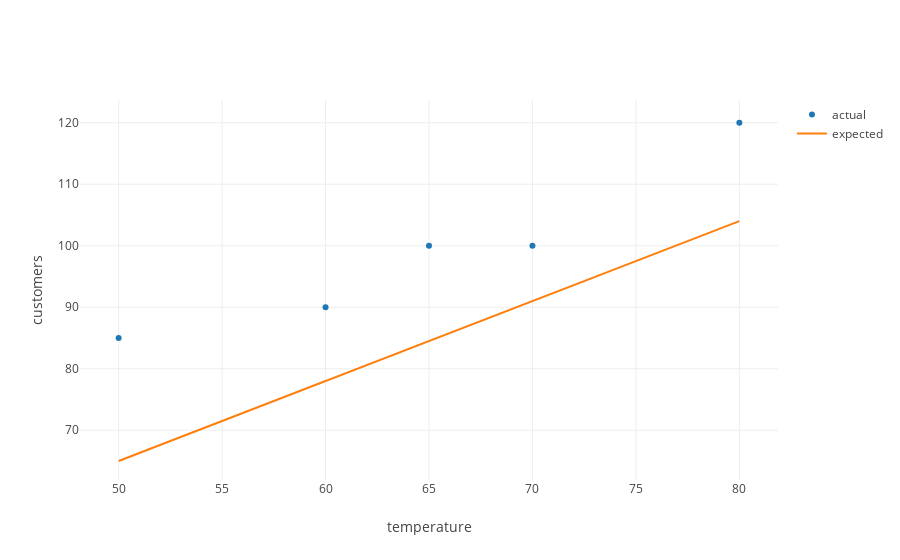

The cell this chart's notebook holds for it:
### Markdown cell above
And we can plot these like so.

### Code cell
from graph import trace_values, plot
data_trace = trace_values(temperatures, amounts, name = 'actual')
predicted_amounts = list(map(lambda temperature: 1.3*temperature,temperatures))
model_trace = trace_values(temperatures, predicted_amounts, name = 'expected', mode = 'lines')

layout = {'yaxis': {'title': 'customers'}, 'xaxis': {'title': 'temperature'}}
plot([data_trace, model_trace], layout = layout)

### Figure 1 — Plotly figure (JSON) as saved in the notebook; plotly's stock layout.template omitted (floating-point values rounded to 4 significant figures)
{"data": [{"mode": "markers", "name": "actual", "text": [], "type": "scatter", "uid": "fdeaa70a-9624-4048-b07d-6781c095cdff", "x": [80, 65, 50, 70, 60], "y": [120, 100, 85, 100, 90]}, {"mode": "lines", "name": "expected", "text": [], "type": "scatter", "uid": "eb150436-3d89-4cec-aa77-a2b68ae29790", "x": [80, 65, 50, 70, 60], "y": [104, 84.5, 65, 91, 78]}], "layout": {"xaxis": {"title": {"text": "temperature"}}, "yaxis": {"title": {"text": "customers"}}}}
